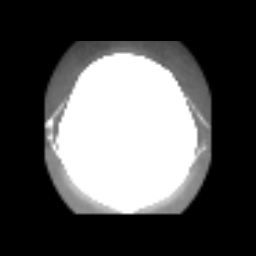

This chart was generated by the following Python code:
#!/usr/bin/env python

# Demonstrate vtkImageCacheFilter on volumetric medical data.

# Factory overrides
import vtkmodules.vtkInteractionStyle  # noqa: F401
import vtkmodules.vtkRenderingFreeType  # noqa: F401
import vtkmodules.vtkRenderingOpenGL2  # noqa: F401

import os

from vtkmodules.vtkIOImage import vtkImageReader
from vtkmodules.vtkImagingCore import vtkImageCacheFilter
from vtkmodules.vtkRenderingCore import (
    vtkImageActor,
    vtkRenderWindow,
    vtkRenderWindowInteractor,
    vtkRenderer,
)

# Image pipeline
reader = vtkImageReader()
reader.SetDataByteOrderToLittleEndian()
reader.SetDataExtent(0, 63, 0, 63, 1, 93)
reader.SetDataSpacing(3.2, 3.2, 1.5)
data_dir = os.environ.get("VPE_DATA_DIR", os.path.dirname(os.path.abspath(__file__)))

reader.SetFilePrefix(os.path.join(data_dir, "headsq", "quarter"))
reader.SetDataMask(0x7fff)

# Cache filter
cache = vtkImageCacheFilter()
cache.SetInputConnection(reader.GetOutputPort())
cache.SetCacheSize(20)
cache.Update()

# Display with vtkImageActor
image_actor = vtkImageActor()
image_actor.GetMapper().SetInputConnection(cache.GetOutputPort())

# Renderer
renderer = vtkRenderer()
renderer.AddActor(image_actor)

# Window
render_window = vtkRenderWindow()
render_window.AddRenderer(renderer)
render_window.SetSize(256, 256)
render_window.SetWindowName("cache")

# Scene
renderer.ResetCamera()

# Interactor
interactor = vtkRenderWindowInteractor()
interactor.SetRenderWindow(render_window)

interactor.Initialize()
interactor.Start()
